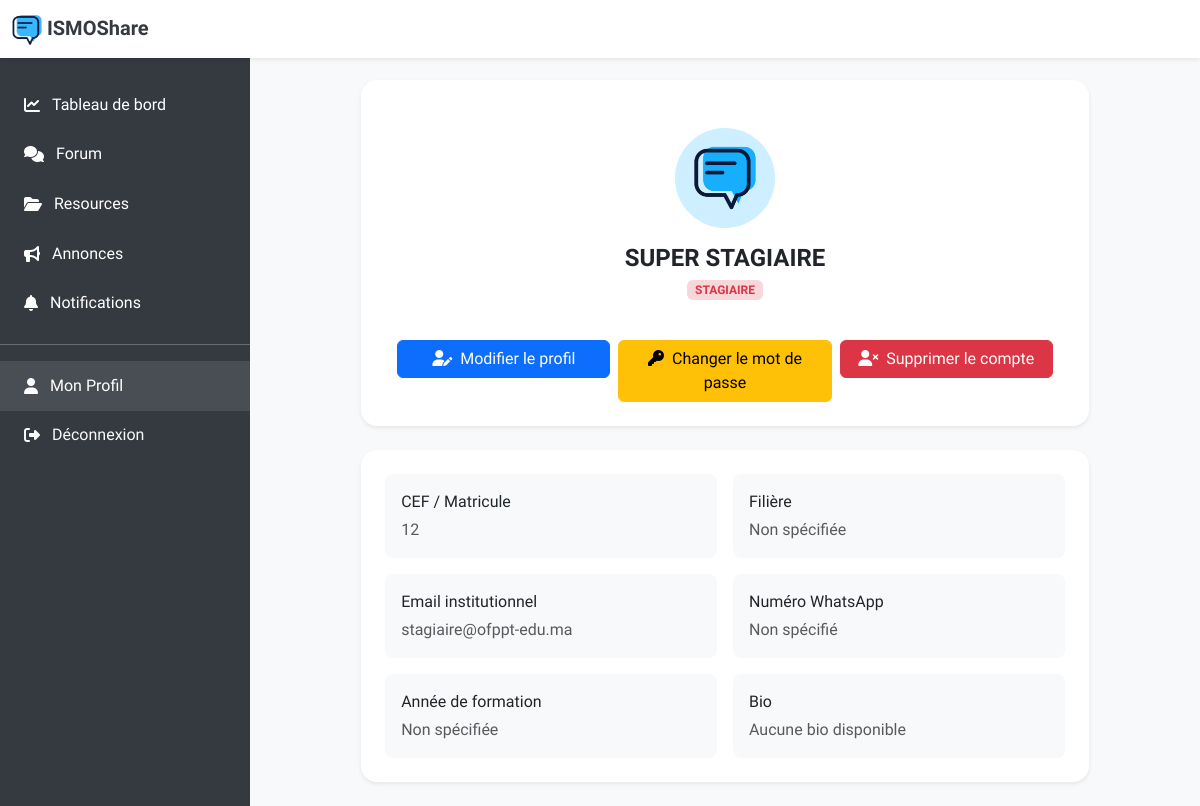
/pages/profile.php (signed in), run on the app's committed database.
### tables this page shows
CREATE TABLE `utilisateur` (
  `id_utilisateur` int(11) NOT NULL,
  `nom` varchar(50) NOT NULL,
  `prenom` varchar(50) NOT NULL,
  `email` varchar(100) NOT NULL,
  `mot_de_passe` varchar(100) NOT NULL,
  `photo_profil` varchar(255) DEFAULT NULL,
  `role` enum('stagiaire','formateur','admin') DEFAULT NULL,
  `id_filiere` int(11) DEFAULT NULL,
  `cef_matricule` varchar(255) DEFAULT NULL,
  `numero_whatsapp` varchar(20) DEFAULT NULL,
  `bio` text DEFAULT NULL,
  `statut` enum('en_attente','approuvé','rejeté','suspendu') DEFAULT 'en_attente',
  `annee_formation` enum('1ère année','2ème année') DEFAULT NULL
);

### pages/profile.php (the view, shortened to what this page needs)
<?php
include_once 'includes/config.php';
$user_id = $_SESSION['user_id'];
$stmt = $conn->prepare("SELECT * FROM utilisateur WHERE id_utilisateur = ?");
$stmt->bind_param("i", $user_id);
$stmt->execute();
$result = $stmt->get_result();
$user = $result->fetch_assoc();
?>
<!DOCTYPE html>
<html lang="en">
  <head>
    <link
      href="https://cdn.jsdelivr.net/npm/bootstrap@5.3.0/dist/css/bootstrap.min.css"
      rel="stylesheet"
    />
    <link
      rel="stylesheet"
      href="https://cdnjs.cloudflare.com/ajax/libs/font-awesome/6.4.2/css/all.min.css"
    />
  </head>
  <body>
    <nav class="navbar navbar-expand-lg navbar-light fixed-top">
      <div class="container-fluid">
        <a class="navbar-brand" href="./../index.php">
          <img src="./../assets/images/logo.png" width="30px" alt="" />
          ISMOShare
        </a>
      </div>
    </nav>
    <nav id="sidebar" class="sidebar">
      <ul class="nav flex-column">
        <br />
        <li class="nav-item">
          <a class="nav-link" href="./dashboard.php">
            <i class="fa-solid fa-chart-line"></i>
            Tableau de bord
          </a>
        </li>
        <li class="nav-item">
          <a class="nav-link" href="./forum.php">
            <i class="fas fa-comments"></i>
            Forum
          </a>
        </li>
        <li class="nav-item">
          <a class="nav-link" href="./ressources.php">
            <i class="fas fa-folder-open"></i>
            Resources
          </a>
        </li>
        <li class="nav-item">
          <a class="nav-link" href="./annonces.php">
            <i class="fa-solid fa-bullhorn"></i>
            Annonces
          </a>
        </li>
        <li class="nav-item">
          <a class="nav-link" href="./notifications.php">
            <i class="fas fa-bell"></i>
            Notifications
          </a>
        </li>
        <hr class="text-white" />
        <li class="nav-item">
          <a class="nav-link" id="active" href="./profile.php">
            <i class="fas fa-user"></i>
            Mon Profil
          </a>
        </li>
        <li class="nav-item">
          <a
            class="nav-link text-light"
            href="#"
            data-bs-toggle="modal"
            data-bs-target="#logoutModal"
          >
            <i class="fas fa-sign-out-alt"></i> Déconnexion
          </a>
        </li>
      </ul>
    </nav>
    <main class="main-content py-4">
      <div class="container">
        <div class="row justify-content-center">
          <div class="col-lg-10">
            <div class="card border-0 shadow-sm rounded-4 mb-4">
              <div class="card-body text-center p-4">
                <br>
                <img
                  src="<?= $user['photo_profil'] ? '../assets/uploads/profile/' . htmlspecialchars($user['photo_profil']) : '../assets/images/ISMO SHARE.png' ?>"
                  alt="Photo de profil"
                  class="rounded-circle mb-3"
                  style="width: 100px; height: 100px; object-fit: cover;"
                  onerror="this.src='../assets/images/ISMO SHARE.png'"
                />
                <h4 class="mb-1 fw-bold" style="text-transform: uppercase;"><?= htmlspecialchars($user['prenom'] . ' ' . $user['nom']) ?></h4>
                <span class="badge bg-danger-subtle text-danger mb-3"><?= strtoupper($user['role']) ?></span>
                <br>
                <br>
                <div class="container">
                  <div class="row justify-content-center g-2">
                    <div class="col-lg-4 col-md-12 text-center">
                      <button class="btn btn-primary w-100" data-bs-toggle="modal" data-bs-target="#editProfileModal" <?php echo $user['statut'] === 'suspendu' ? 'disabled' : ''; ?>>
                        <i class="fas fa-user-edit me-2"></i>Modifier le profil
                      </button>
                    </div>
                    <div class="col-lg-4 col-md-12 text-center">
                      <button class="btn btn-warning w-100" data-bs-toggle="modal" data-bs-target="#changePasswordModal" <?php echo $user['statut'] === 'suspendu' ? 'disabled' : ''; ?>>
                        <i class="fas fa-key me-2"></i>Changer le mot de passe
                      </button>
                    </div>
                    <div class="col-lg-4 col-md-12 text-center">
                      <button class="btn btn-danger w-100" data-bs-toggle="modal" data-bs-target="#deleteProfileModal" <?php echo $user['statut'] === 'suspendu' ? 'disabled' : ''; ?>>
                        <i class="fas fa-user-times me-2"></i>Supprimer le compte
                      </button>
                    </div>
                  </div>
                </div>
              </div>
            </div>
            <div class="card border-0 shadow-sm rounded-4">
              <div class="card-body p-4">
                <div class="row g-3">
                  <div class="col-md-6">
                    <div class="p-3 rounded-3 bg-light">
                      <div class="mb-1">CEF / Matricule</div>
                      <div class="text-muted"><?= htmlspecialchars($user['cef_matricule']) ?></div>
                    </div>
                  </div>
                  <div class="col-md-6">
                    <div class="p-3 rounded-3 bg-light">
                      <div class="mb-1">Filière</div>
                      <div class="text-muted">
                        <?php
                        $stmt = $conn->prepare("SELECT nom FROM filiere WHERE id_filiere = ?");
                        $stmt->bind_param("i", $user['id_filiere']);
                        $stmt->execute();
                        $filiere = $stmt->get_result()->fetch_assoc();
                        echo htmlspecialchars($filiere['nom'] ?? 'Non spécifiée');
                        ?>
                      </div>
                    </div>
                  </div>
                  <div class="col-md-6">
                    <div class="p-3 rounded-3 bg-light">
                      <div class="mb-1">Email institutionnel</div>
                      <div class="text-muted"><?= htmlspecialchars($user['email']) ?></div>
                    </div>
                  </div>
                  <div class="col-md-6">
                    <div class="p-3 rounded-3 bg-light">
                      <div class="mb-1">Numéro WhatsApp</div>
                      <div class="text-muted">
                        <?php if (!empty($user['numero_whatsapp'])): ?>
                          <a href="https://wa.me/<?= preg_replace('/[^0-9]/', '', $user['numero_whatsapp']) ?>"
                             class="text-decoration-none"
                             target="_blank">
                            <i class="fab fa-whatsapp text-success me-1"></i>
                            +212 <?= substr(preg_replace('/[^0-9]/', '', $user['numero_whatsapp']), -9) ?>
                          </a>
                        <?php else: ?>
                          <span>Non spécifié</span>
                        <?php endif; ?>
                      </div>
                    </div>
                  </div>
                  <div class="col-md-6">
                    <div class="p-3 rounded-3 bg-light">
                      <div class="mb-1">Année de formation</div>
                      <div class="text-muted">
                        <?= !empty($user['annee_formation']) ? htmlspecialchars($user['annee_formation']) : 'Non spécifiée' ?>
                      </div>
                    </div>
                  </div>
                  <div class="col-md-6">
                    <div class="p-3 rounded-3 bg-light">
                      <div class="mb-1">Bio</div>
                      <div class="text-muted">
                        <?= !empty($user['bio']) ? htmlspecialchars($user['bio']) : 'Aucune bio disponible' ?>
                      </div>
                    </div>
                  </div>
                </div>
              </div>
            </div>
          </div>
        </div>
      </div>
    </main>
  </body>
</html>

### pages/profile.php (style rules this page uses)
body { font-family: "Andika", sans-serif; background-color: #f4f6f9; min-height: 100vh; margin: 0; padding-top: 56px; }
.navbar { background-color: #ffffff !important; box-shadow: 0 0.125rem 0.25rem rgba(0, 0, 0, 0.075); z-index: 1030; }
.navbar-brand { font-weight: bold; color: #343a40; }
.sidebar { background-color: #343a40; color: #ffffff; width: 250px; height: 100%; position: fixed; top: 56px; left: 0; z-index: 1020; transition: transform 0.3s ease; }
.sidebar .nav-link { padding: 0.8rem 1.5rem; color: #ffffff; display: flex; align-items: center; text-decoration: none; }
#active { background-color: rgba(255, 255, 255, 0.1); }
.sidebar .nav-link i { margin-right: 0.75rem; }
.main-content { margin-left: 250px; padding: 1.5rem; transition: margin-left 0.3s ease; }
:root { --primary-color: #3498db; --secondary-color: #2c3e50; --accent-color: #f39c12; }
body { background-color: #f8f9fa; }
.card { border-radius: 15px; overflow: hidden; box-shadow: 0 10px 30px rgba(0, 0, 0, 0.1); border: none; }

### data on the page
utilisateur: prenom+nom "SUPER STAGIAIRE", role "STAGIAIRE", cef_matricule "12", email "stagiaire@ofppt-edu.ma"

### other printed values
$filiere['nom'] "Non spécifiée"
